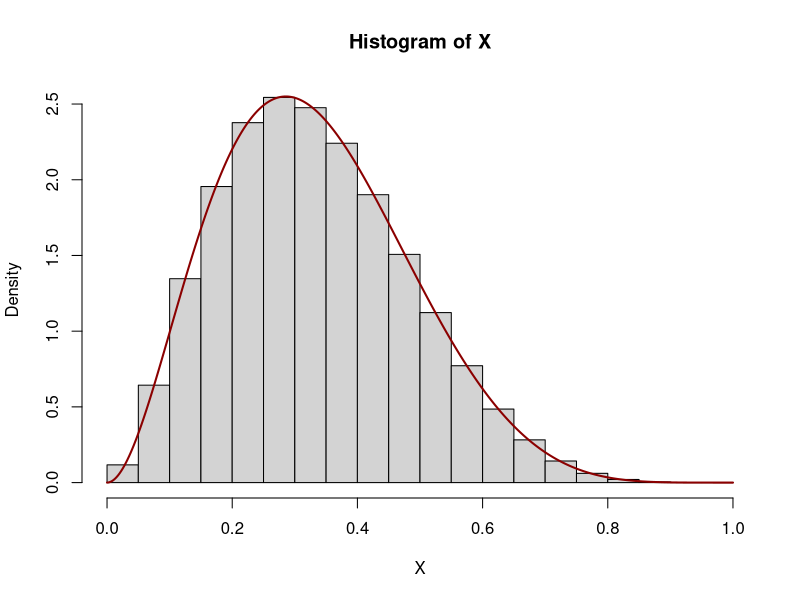
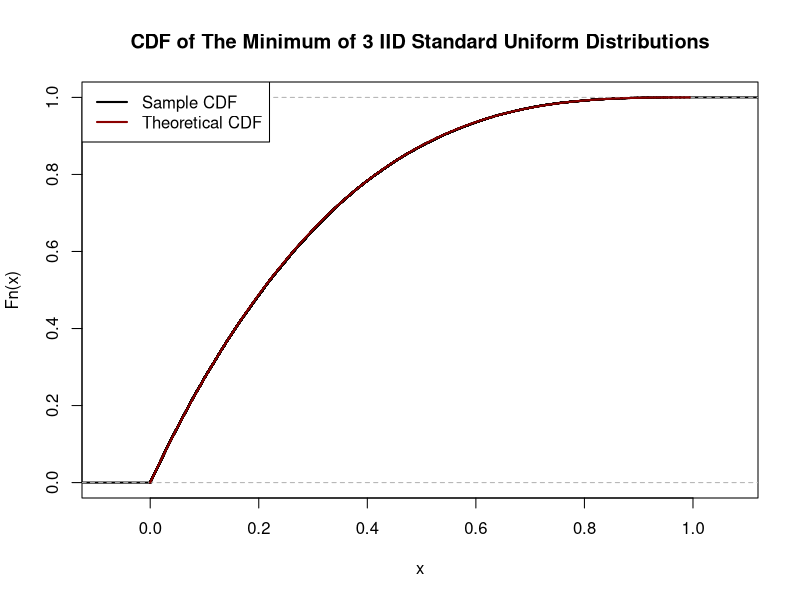
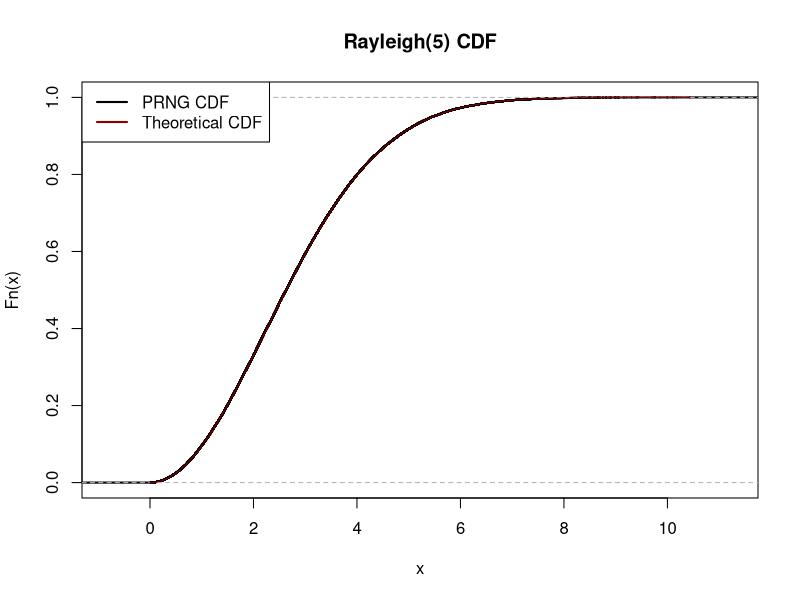

Generate these figures, in order, with R: (Note: this script raises an error after producing the figures.)
## ---- chunk 1
X <- rbeta(1e6, 3, 6)
x <- seq(0, 1, length.out=401)

hist(X, probability=TRUE)
lines(x, x^2*(1-x)^5 / beta(3, 6), lwd=2, col="red4")
## ---- chunk 2
exp(-(5^2)/2)

pnorm(5, lower.tail=FALSE)
## ---- chunk 3
n <- 1e6
X <- rchisq(n, 6)
Y <- rchisq(n, 4)

mean(X / Y)
## ---- chunk 4
R <- replicate(1e5, {
    births <- sample(c("G", "G", "B", "B", "B"))
    ordered <- (births[1] == "G") && (births[5] == "G") # Indicator RVs!
})

mean(R)
## ---- chunk 5
n  <- 1e5
Z1 <- runif(n)
Z2 <- runif(n)
Z3 <- runif(n)

Z_star <- pmin(Z1, Z2, Z3)

CDF_Z_star <- ecdf(Z_star)

z <- seq(min(Z_star), max(Z_star), length.out=401)

CDF_theoretical <- 1 - (1-z)^3

plot(CDF_Z_star, lwd=2, col="black", 
     main="CDF of The Minimum of 3 IID Standard Uniform Distributions")
lines(z, CDF_theoretical, lwd=2, col="red4")
legend("topleft", col=c("black", "red4"), lwd=2, 
       legend=c("Sample CDF", "Theoretical CDF"))
## ---- chunk 6
n <- 1e6
Z1 <- rnorm(n)
Z2 <- rnorm(n)

X1 <- 4 - 2 * Z1 + 4 * Z2
X2 <- 1 + 3 * Z1 - 9 * Z2

cov(X1, X2)
## ---- chunk 7
rRayleigh <- function(n, beta){
    U <- runif(n)
    sqrt(-2 * beta * log(U))
}
## ---- chunk 8
X <- rRayleigh(1e5, 5)
X_cdf <- ecdf(X)

plot(X_cdf, main="Rayleigh(5) CDF", lwd=2)

x <- seq(0, max(X), length.out=401)
R_cdf <- 1-exp(-x^2/10)

lines(x, R_cdf, col="red4")
legend("topleft", 
       col=c("black", "red4"), 
       lwd = 2, 
       legend=c("PRNG CDF", "Theoretical CDF"))
## ---- chunk 9
#| warning: false
pRayleigh <- function(x, beta = 5) 1 - exp(-x^2 / (2 * beta))
ks.test(X, pRayleigh)
## ---- chunk 10
mean(replicate(1e6, {
    sum(rpois(40, lambda=2)) > 100
}))
## ---- chunk 11
mean(replicate(1e6, {
    sum(rpois(50, lambda=2)) >= 100
}))
## ---- chunk 12
n <- 1e6
X <- rgamma(n, 4, scale=2)
Y <- rgamma(n, 1, scale=5)

var(X * Y)
## ---- chunk 13
n <- 1e6
X <- rgamma(n, 5, scale = 2)
Y <- rpois(n, X)
var(Y)
## ---- chunk 14
f <- function(x, y) 1/(12 * sqrt(3) * pi) * exp(-x^2/6 - y^2/54 + x * y / 18)
inner_int <- function(y) integrate(function(x) f(x, y), lower=-Inf, upper=Inf)$value
inner_int <- Vectorize(inner_int, "y")
integrate(inner_int, lower=-Inf, upper=Inf)
## ---- chunk 15
mean(replicate(1e5, {
    Z <- rnorm(6, mean=1, sd=1)
    sum(Z^2)
}))
## ---- chunk 16
mean(rchisq(1e6, df=6, ncp=6))
## ---- chunk 17
integrate(function(x) x^3 * 4/255, lower=1, upper=4)
## ---- chunk 18
n <- 1e6
data.frame(A1 = sample(1:6, n, replace=TRUE),
           A2 = sample(1:6, n, replace=TRUE),
           B  = sample(1:6, n, replace=TRUE)) |>
    mutate(A = pmax(A1, A2)) |>
    mutate(A_wins = A > B,
           B_wins = B >= A)  |>
    summarize(P_A_wins = mean(A_wins),
              P_B_wins = mean(B_wins))
## ---- chunk 19
n <- 1e6
data.frame(A1 = sample(1:20, n, replace=TRUE),
           A2 = sample(1:20, n, replace=TRUE),
           B  = sample(1:20, n, replace=TRUE)) |>
    mutate(A = pmax(A1, A2)) |>
    mutate(A_wins = A > B,
           B_wins = B >= A)  |>
    summarize(P_A_wins = mean(A_wins),
              P_B_wins = mean(B_wins))
## ---- chunk 20
rpareto <- function(n, alpha) 1/runif(n)^(1/alpha)

X <- rpareto(1e7, alpha=4)
mean(X[X >= 5])
## ---- chunk 21
mean(replicate(1e5, {
    birth_months <- sample(month.name, 40, replace=TRUE)
    N_shared <- sum(outer(birth_months, birth_months, `==`))
    (N_shared - 40)/2
}))
## ---- chunk 22
mean(replicate(1e5, {
    birth_months <- sample(month.name, 40, replace=TRUE, 
                           prob=c(31, 28, 31, 30, 31, 30, 31, 31, 30, 31, 30, 31))
    N_shared <- sum(outer(birth_months, birth_months, `==`))
    (N_shared - 40)/2
}))
## ---- chunk 23
X <- rnorm(1e6, mean=16, sd=2)

gX <- sqrt(X)

hist(gX, probability=TRUE, breaks=50,
     main="Density of Square Root of a Normal Distribution")
xx <- seq(min(gX), max(gX), length.out=401)

lines(xx, dnorm(xx, mean=4, sd=1/4), col="red4")
## ---- chunk 24
mean(replicate(1e5, {
    X1 <- rnorm(1, mean=2, sd=5)
    X2 <- rpois(1, 5)
    X3 <- runif(1, -3, 3)
    X <- sample(c(X1, X2, X3), 1)
    X
}))
## ---- chunk 25
library(MASS)
mu <- c(66, 66)
Sigma <- matrix(c(16, 4, 4, 16), nrow=2)
X <- mvrnorm(1e7, mu, Sigma)
MOM_HT <- X[,1]
DAU_HT <- X[,2]

mean(MOM_HT > DAU_HT + 4)
## ---- chunk 26
n <- 1e6
N1 <- rpois(n, 4)
N2 <- rpois(n, 3)
X <- N1 - N2
var(X)
## ---- chunk 27
alpha <- scales::alpha
plot(x=0, y=0, xlim=c(0, 1), ylim=c(0, 1), 
     type="n", xlab="X", ylab="Y", asp=1)
segments(x0=c(0, 0, 0, 1), y0=c(0, 1, 0, 0), 
         x1=c(1, 1, 0, 1), y1=c(0, 1, 1, 1), 
         lwd=2)
polygon(x=c(0, 1, 1, 0), y=c(0.5, 0.5, 1, 1), 
        col=alpha("pink", 0.5))
polygon(x=c(0, 1, 1), y=c(0, 1, 0), 
        col=alpha("lightblue", 0.5))
## ---- chunk 28
library(dplyr)
data.frame(X = runif(1e6), 
           Y = runif(1e6)) |>
    filter(Y > 0.5) |> 
    summarize(mean(X > Y))
## ---- chunk 29
n <- 1e6
MEAN <- 3

S <- sample(c(-1, +1), n, replace=TRUE)
E <- rexp(n, rate=1/MEAN)

L <- S * E

mean(L)
var(L)
## ---- chunk 30
mean(replicate(1e5, {
    Z <- rnorm(7)
    median(Z) > 0
}))
## ---- chunk 31
n <- 1e6
X <- rnorm(n, mean=1, sd=2)
Y <- rnorm(n, mean=3 * X, sd=1)
Z <- rnorm(n, mean=3 * X, sd=1)

cov(X, Y + Z)
